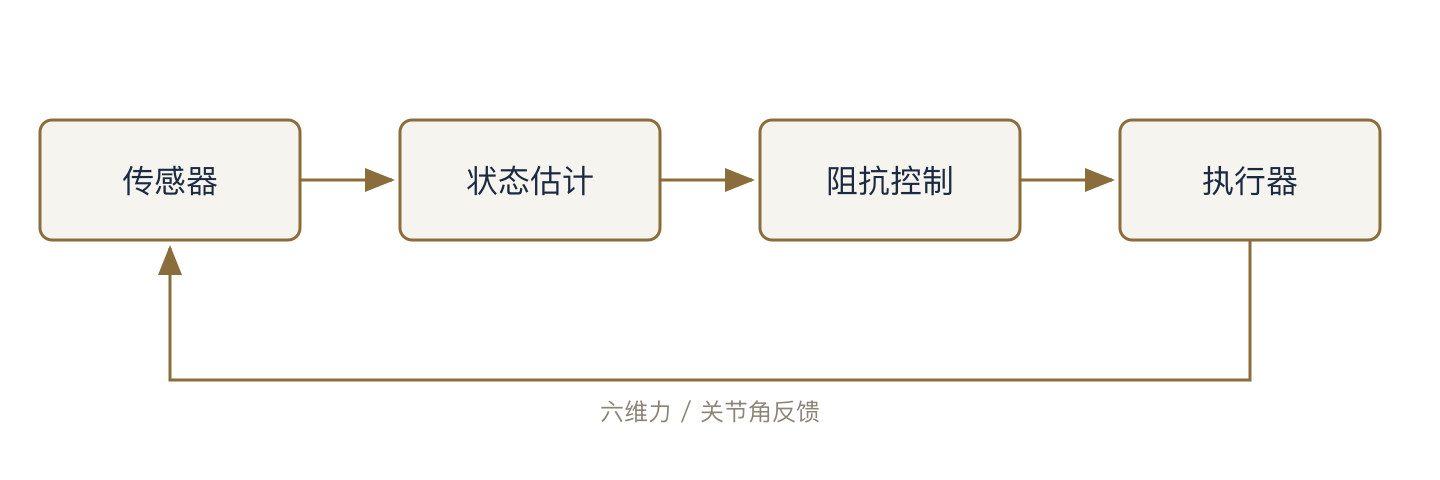
#> input picture examples/control-loop.png, 1440 x 480 px
$ python gb-cover-e5-ink.py ../examples/control-loop.png ../examples/control-loop.png
#> lines starting #> are read from the running program, lines starting #| are printed output that depends on the picture
"""Measure dark pixels within independently located PDF element regions."""
import json
import sys
from PIL import Image

image = Image.open(sys.argv[1]).convert('L')
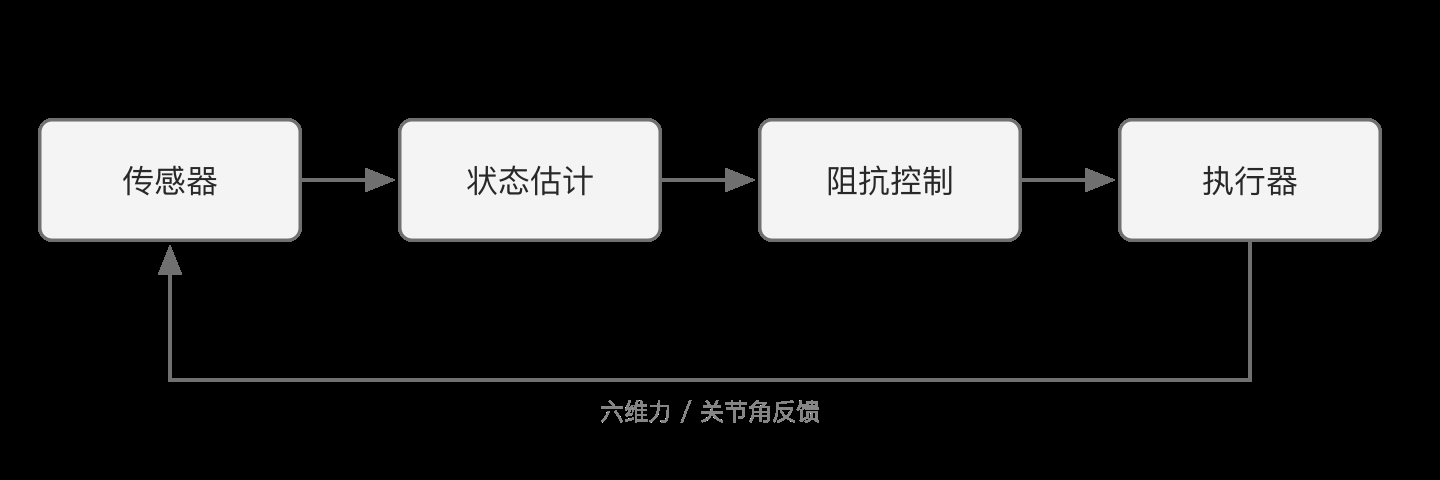
#> image: PIL image 1440x480 L; min 0, max 244, mean 44.4
#> (the run stopped early here; a loop or call above may not have finished)
